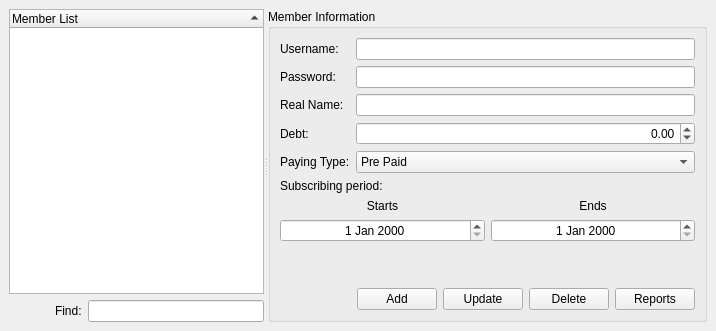
      <widget class="QWidget" name="tab_2" >
       <attribute name="title" >
        <string>Members</string>
       </attribute>
       <layout class="QGridLayout" >
        <property name="leftMargin" >
         <number>9</number>
        </property>
        <property name="topMargin" >
         <number>9</number>
        </property>
        <property name="rightMargin" >
         <number>9</number>
        </property>
        <property name="bottomMargin" >
         <number>9</number>
        </property>
        <property name="horizontalSpacing" >
         <number>6</number>
        </property>
        <property name="verticalSpacing" >
         <number>6</number>
        </property>
        <item row="0" column="0" >
         <widget class="QSplitter" name="splitter_2" >
          <property name="orientation" >
           <enum>Qt::Horizontal</enum>
          </property>
          <widget class="QWidget" name="layoutWidget" >
           <layout class="QVBoxLayout" >
            <property name="spacing" >
             <number>6</number>
            </property>
            <property name="leftMargin" >
             <number>0</number>
            </property>
            <property name="topMargin" >
             <number>0</number>
            </property>
            <property name="rightMargin" >
             <number>0</number>
            </property>
            <property name="bottomMargin" >
             <number>0</number>
            </property>
            <item>
             <widget class="QTreeWidget" name="members_treeWidget" >
              <property name="rootIsDecorated" >
               <bool>false</bool>
              </property>
              <property name="sortingEnabled" >
               <bool>true</bool>
              </property>
              <column>
               <property name="text" >
                <string>Member List</string>
               </property>
              </column>
             </widget>
            </item>
            <item>
             <layout class="QHBoxLayout" >
              <property name="spacing" >
               <number>6</number>
              </property>
              <property name="leftMargin" >
               <number>0</number>
              </property>
              <property name="topMargin" >
               <number>0</number>
              </property>
              <property name="rightMargin" >
               <number>0</number>
              </property>
              <property name="bottomMargin" >
               <number>0</number>
              </property>
              <item>
               <widget class="QPushButton" name="members_clearButton" >
                <property name="toolTip" >
                 <string>Clear</string>
                </property>
                <property name="statusTip" >
                 <string>Clears filter</string>
                </property>
                <property name="icon" >
                 <iconset resource="../data/pykafe.qrc" >:/icons/icons/locationbar_erase.png</iconset>
                </property>
                <property name="flat" >
                 <bool>true</bool>
                </property>
               </widget>
              </item>
              <item>
               <widget class="QLabel" name="label" >
                <property name="text" >
                 <string>Find:</string>
                </property>
               </widget>
              </item>
              <item>
               <widget class="QLineEdit" name="members_filter" >
                <property name="statusTip" >
                 <string>Type some letters to filter</string>
                </property>
               </widget>
              </item>
             </layout>
            </item>
           </layout>
          </widget>
          <widget class="QGroupBox" name="groupBox" >
           <property name="title" >
            <string>Member Information</string>
           </property>
           <layout class="QGridLayout" >
            <property name="leftMargin" >
             <number>9</number>
            </property>
            <property name="topMargin" >
             <number>9</number>
            </property>
            <property name="rightMargin" >
             <number>9</number>
            </property>
            <property name="bottomMargin" >
             <number>9</number>
            </property>
            <property name="horizontalSpacing" >
             <number>6</number>
            </property>
            <property name="verticalSpacing" >
             <number>6</number>
            </property>
            <item row="2" column="0" >
             <spacer>
              <property name="orientation" >
               <enum>Qt::Vertical</enum>
              </property>
              <property name="sizeHint" >
               <size>
                <width>20</width>
                <height>40</height>
               </size>
              </property>
             </spacer>
            </item>
            <item row="3" column="0" >
             <layout class="QHBoxLayout" >
              <property name="spacing" >
               <number>6</number>
              </property>
              <property name="leftMargin" >
               <number>0</number>
              </property>
              <property name="topMargin" >
               <number>0</number>
              </property>
              <property name="rightMargin" >
               <number>0</number>
              </property>
              <property name="bottomMargin" >
               <number>0</number>
              </property>
              <item>
               <spacer>
                <property name="orientation" >
                 <enum>Qt::Horizontal</enum>
                </property>
                <property name="sizeType" >
                 <enum>QSizePolicy::Expanding</enum>
                </property>
                <property name="sizeHint" >
                 <size>
                  <width>80</width>
                  <height>20</height>
                 </size>
                </property>
               </spacer>
              </item>
              <item>
               <widget class="QPushButton" name="members_addButton" >
                <property name="text" >
                 <string>Add</string>
                </property>
                <property name="icon" >
                 <iconset resource="../data/pykafe.qrc" >:/icons/icons/edit_add.png</iconset>
                </property>
               </widget>
              </item>
              <item>
               <widget class="QPushButton" name="members_updateButton" >
                <property name="text" >
                 <string>Update</string>
                </property>
                <property name="icon" >
                 <iconset resource="../data/pykafe.qrc" >:/icons/icons/reload.png</iconset>
                </property>
               </widget>
              </item>
              <item>
               <widget class="QPushButton" name="members_deleteButton" >
                <property name="text" >
                 <string>Delete</string>
                </property>
                <property name="icon" >
                 <iconset resource="../data/pykafe.qrc" >:/icons/icons/edit_remove.png</iconset>
                </property>
               </widget>
              </item>
              <item>
               <widget class="QPushButton" name="members_reportsButton" >
                <property name="text" >
                 <string>Reports</string>
                </property>
                <property name="icon" >
                 <iconset resource="../data/pykafe.qrc" >:/icons/icons/fileopen.png</iconset>
                </property>
               </widget>
              </item>
             </layout>
            </item>
            <item row="0" column="0" >
             <layout class="QGridLayout" >
              <property name="leftMargin" >
               <number>0</number>
              </property>
              <property name="topMargin" >
               <number>0</number>
              </property>
              <property name="rightMargin" >
               <number>0</number>
              </property>
              <property name="bottomMargin" >
               <number>0</number>
              </property>
              <property name="horizontalSpacing" >
               <number>6</number>
              </property>
              <property name="verticalSpacing" >
               <number>6</number>
              </property>
              <item row="4" column="0" >
               <widget class="QLabel" name="textLabel5" >
                <property name="text" >
                 <string>Paying Type:</string>
                </property>
                <property name="wordWrap" >
                 <bool>false</bool>
                </property>
               </widget>
              </item>
              <item row="1" column="0" >
               <widget class="QLabel" name="textLabel2_2" >
                <property name="text" >
                 <string>Password:</string>
                </property>
                <property name="wordWrap" >
                 <bool>false</bool>
                </property>
               </widget>
              </item>
              <item row="4" column="1" >
               <widget class="QComboBox" name="members_payingType" >
                <item>
                 <property name="text" >
                  <string>Pre Paid</string>
                 </property>
                </item>
                <item>
                 <property name="text" >
                  <string>Normal</string>
                 </property>
                </item>
               </widget>
              </item>
              <item row="2" column="1" >
               <widget class="QLineEdit" name="members_realName" />
              </item>
              <item row="0" column="0" >
               <widget class="QLabel" name="textLabel1_3" >
                <property name="text" >
                 <string>Username:</string>
                </property>
                <property name="wordWrap" >
                 <bool>false</bool>
                </property>
               </widget>
              </item>
              <item row="1" column="1" >
               <widget class="QLineEdit" name="members_password" >
                <property name="echoMode" >
                 <enum>QLineEdit::Password</enum>
                </property>
               </widget>
              </item>
              <item row="3" column="0" >
               <widget class="QLabel" name="textLabel4_2" >
                <property name="text" >
                 <string>Debt:</string>
                </property>
                <property name="wordWrap" >
                 <bool>false</bool>
                </property>
               </widget>
              </item>
              <item row="2" column="0" >
               <widget class="QLabel" name="textLabel3_2" >
                <property name="text" >
                 <string>Real Name:</string>
                </property>
                <property name="wordWrap" >
                 <bool>false</bool>
                </property>
               </widget>
              </item>
              <item row="0" column="1" >
               <widget class="QLineEdit" name="members_username" />
              </item>
              <item row="3" column="1" >
               <widget class="QDoubleSpinBox" name="members_debt" >
                <property name="alignment" >
                 <set>Qt::AlignRight</set>
                </property>
                <property name="minimum" >
                 <double>-1000000000.000000000000000</double>
                </property>
                <property name="maximum" >
                 <double>1000000000.000000000000000</double>
                </property>
               </widget>
              </item>
             </layout>
            </item>
            <item row="1" column="0" >
             <layout class="QGridLayout" >
              <property name="leftMargin" >
               <number>0</number>
              </property>
              <property name="topMargin" >
               <number>0</number>
              </property>
              <property name="rightMargin" >
               <number>0</number>
              </property>
              <property name="bottomMargin" >
               <number>0</number>
              </property>
              <property name="horizontalSpacing" >
               <number>6</number>
              </property>
              <property name="verticalSpacing" >
               <number>6</number>
              </property>
              <item row="2" column="0" >
               <widget class="QDateEdit" name="members_dateEdit" >
                <property name="alignment" >
                 <set>Qt::AlignHCenter</set>
                </property>
               </widget>
              </item>
              <item row="0" column="0" colspan="2" >
               <widget class="QLabel" name="textLabel7" >
                <property name="text" >
                 <string>Subscribing period:</string>
                </property>
                <property name="wordWrap" >
                 <bool>false</bool>
                </property>
               </widget>
              </item>
              <item row="2" column="1" >
               <widget class="QDateEdit" name="members_dateEdit_2" >
                <property name="alignment" >
                 <set>Qt::AlignHCenter</set>
                </property>
               </widget>
              </item>
              <item row="1" column="0" >
               <widget class="QLabel" name="label_2" >
                <property name="text" >
                 <string>Starts</string>
                </property>
                <property name="alignment" >
                 <set>Qt::AlignCenter</set>
                </property>
               </widget>
              </item>
              <item row="1" column="1" >
               <widget class="QLabel" name="label_3" >
                <property name="text" >
                 <string>Ends</string>
                </property>
                <property name="alignment" >
                 <set>Qt::AlignCenter</set>
                </property>
               </widget>
              </item>
             </layout>
            </item>
           </layout>
          </widget>
         </widget>
        </item>
       </layout>
      </widget>
